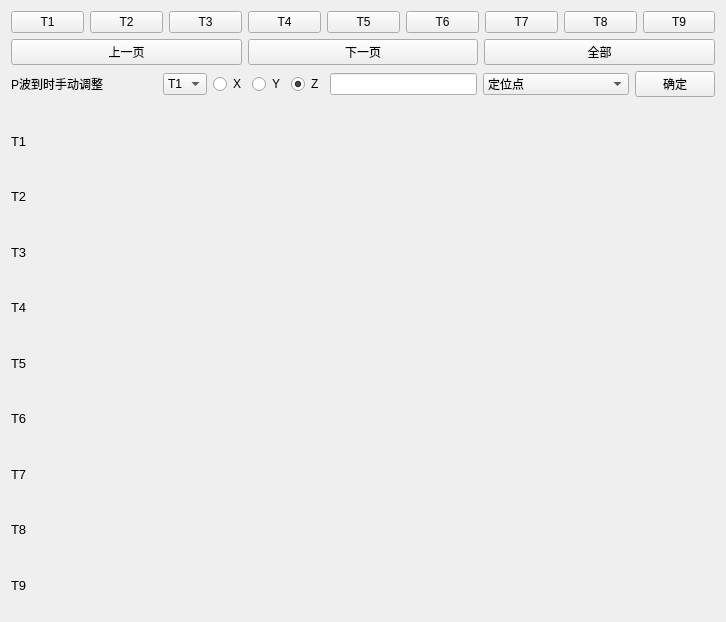
<?xml version="1.0" encoding="UTF-8"?>
<ui version="4.0">
 <class>ShowChart</class>
 <widget class="QWidget" name="ShowChart">
  <property name="enabled">
   <bool>true</bool>
  </property>
  <property name="geometry">
   <rect>
    <x>0</x>
    <y>0</y>
    <width>726</width>
    <height>622</height>
   </rect>
  </property>
  <property name="sizePolicy">
   <sizepolicy hsizetype="Expanding" vsizetype="Preferred">
    <horstretch>0</horstretch>
    <verstretch>0</verstretch>
   </sizepolicy>
  </property>
  <property name="minimumSize">
   <size>
    <width>720</width>
    <height>614</height>
   </size>
  </property>
  <property name="maximumSize">
   <size>
    <width>745</width>
    <height>622</height>
   </size>
  </property>
  <property name="windowTitle">
   <string>Form</string>
  </property>
  <layout class="QVBoxLayout" name="verticalLayout">
   <item>
    <layout class="QVBoxLayout" name="verticalLayout_2">
     <property name="sizeConstraint">
      <enum>QLayout::SetDefaultConstraint</enum>
     </property>
     <item>
      <layout class="QHBoxLayout" name="horizontalLayout_7">
       <item>
        <widget class="QPushButton" name="T1Button">
         <property name="text">
          <string>T1</string>
         </property>
        </widget>
       </item>
       <item>
        <widget class="QPushButton" name="T2Button">
         <property name="text">
          <string>T2</string>
         </property>
        </widget>
       </item>
       <item>
        <widget class="QPushButton" name="T3Button">
         <property name="text">
          <string>T3</string>
         </property>
        </widget>
       </item>
       <item>
        <widget class="QPushButton" name="T4Button">
         <property name="text">
          <string>T4</string>
         </property>
        </widget>
       </item>
       <item>
        <widget class="QPushButton" name="T5Button">
         <property name="text">
          <string>T5</string>
         </property>
        </widget>
       </item>
       <item>
        <widget class="QPushButton" name="T6Button">
         <property name="text">
          <string>T6</string>
         </property>
        </widget>
       </item>
       <item>
        <widget class="QPushButton" name="T7Button">
         <property name="text">
          <string>T7</string>
         </property>
        </widget>
       </item>
       <item>
        <widget class="QPushButton" name="T8Button">
         <property name="text">
          <string>T8</string>
         </property>
        </widget>
       </item>
       <item>
        <widget class="QPushButton" name="T9Button">
         <property name="text">
          <string>T9</string>
         </property>
        </widget>
       </item>
      </layout>
     </item>
     <item>
      <layout class="QHBoxLayout" name="horizontalLayout_8">
       <property name="bottomMargin">
        <number>0</number>
       </property>
       <item>
        <widget class="QPushButton" name="previousPage">
         <property name="text">
          <string>上一页</string>
         </property>
        </widget>
       </item>
       <item>
        <widget class="QPushButton" name="nextPage">
         <property name="text">
          <string>下一页</string>
         </property>
        </widget>
       </item>
       <item>
        <widget class="QPushButton" name="fulllScreenButton">
         <property name="text">
          <string>全部</string>
         </property>
        </widget>
       </item>
      </layout>
     </item>
     <item>
      <layout class="QHBoxLayout" name="horizontalLayout">
       <property name="bottomMargin">
        <number>10</number>
       </property>
       <item>
        <widget class="QLabel" name="promptLabel">
         <property name="sizePolicy">
          <sizepolicy hsizetype="Expanding" vsizetype="Preferred">
           <horstretch>0</horstretch>
           <verstretch>0</verstretch>
          </sizepolicy>
         </property>
         <property name="text">
          <string>P波到时手动调整</string>
         </property>
        </widget>
       </item>
       <item>
        <widget class="QComboBox" name="comboBox">
         <item>
          <property name="text">
           <string>T1</string>
          </property>
         </item>
         <item>
          <property name="text">
           <string>T2</string>
          </property>
         </item>
         <item>
          <property name="text">
           <string>T3</string>
          </property>
         </item>
         <item>
          <property name="text">
           <string>T4</string>
          </property>
         </item>
         <item>
          <property name="text">
           <string>T5</string>
          </property>
         </item>
         <item>
          <property name="text">
           <string>T6</string>
          </property>
         </item>
         <item>
          <property name="text">
           <string>T7</string>
          </property>
         </item>
         <item>
          <property name="text">
           <string>T8</string>
          </property>
         </item>
         <item>
          <property name="text">
           <string>T9</string>
          </property>
         </item>
        </widget>
       </item>
       <item>
        <widget class="QRadioButton" name="tx">
         <property name="text">
          <string>X</string>
         </property>
        </widget>
       </item>
       <item>
        <widget class="QRadioButton" name="ty">
         <property name="text">
          <string>Y</string>
         </property>
        </widget>
       </item>
       <item>
        <widget class="QRadioButton" name="tz">
         <property name="text">
          <string>Z</string>
         </property>
         <property name="checked">
          <bool>true</bool>
         </property>
        </widget>
       </item>
       <item>
        <widget class="QLineEdit" name="intputPWave">
         <property name="text">
          <string/>
         </property>
         <property name="placeholderText">
          <string/>
         </property>
        </widget>
       </item>
       <item>
        <widget class="QComboBox" name="comboBox_2">
         <property name="sizePolicy">
          <sizepolicy hsizetype="Expanding" vsizetype="Fixed">
           <horstretch>0</horstretch>
           <verstretch>0</verstretch>
          </sizepolicy>
         </property>
         <item>
          <property name="text">
           <string>定位点</string>
          </property>
         </item>
        </widget>
       </item>
       <item>
        <widget class="QPushButton" name="saveModifiedPWave">
         <property name="text">
          <string>确定</string>
         </property>
        </widget>
       </item>
      </layout>
     </item>
     <item>
      <widget class="QStackedWidget" name="stackedWidget">
       <property name="enabled">
        <bool>true</bool>
       </property>
       <property name="sizePolicy">
        <sizepolicy hsizetype="Expanding" vsizetype="Expanding">
         <horstretch>0</horstretch>
         <verstretch>0</verstretch>
        </sizepolicy>
       </property>
       <property name="minimumSize">
        <size>
         <width>650</width>
         <height>500</height>
        </size>
       </property>
       <property name="baseSize">
        <size>
         <width>500</width>
         <height>500</height>
        </size>
       </property>
       <property name="currentIndex">
        <number>9</number>
       </property>
       <widget class="QWidget" name="page1">
        <property name="sizePolicy">
         <sizepolicy hsizetype="Expanding" vsizetype="Expanding">
          <horstretch>0</horstretch>
          <verstretch>0</verstretch>
         </sizepolicy>
        </property>
        <property name="minimumSize">
         <size>
          <width>500</width>
          <height>500</height>
         </size>
        </property>
        <layout class="QVBoxLayout" name="verticalLayout_4">
         <item>
          <layout class="QGridLayout" name="gridLayout" rowstretch="0,0,0" columnstretch="0,0">
           <property name="sizeConstraint">
            <enum>QLayout::SetDefaultConstraint</enum>
           </property>
           <item row="1" column="0">
            <widget class="QLabel" name="t1">
             <property name="sizePolicy">
              <sizepolicy hsizetype="Preferred" vsizetype="Preferred">
               <horstretch>0</horstretch>
               <verstretch>0</verstretch>
              </sizepolicy>
             </property>
             <property name="text">
              <string>T1</string>
             </property>
            </widget>
           </item>
           <item row="2" column="1">
            <widget class="QLabel" name="t1Z">
             <property name="sizePolicy">
              <sizepolicy hsizetype="Preferred" vsizetype="Preferred">
               <horstretch>0</horstretch>
               <verstretch>0</verstretch>
              </sizepolicy>
             </property>
             <property name="text">
              <string>Z-垂直</string>
             </property>
            </widget>
           </item>
           <item row="0" column="1">
            <widget class="QLabel" name="t1X">
             <property name="sizePolicy">
              <sizepolicy hsizetype="Preferred" vsizetype="Preferred">
               <horstretch>0</horstretch>
               <verstretch>0</verstretch>
              </sizepolicy>
             </property>
             <property name="text">
              <string>X-东西</string>
             </property>
            </widget>
           </item>
           <item row="1" column="1">
            <widget class="QLabel" name="t1Y">
             <property name="sizePolicy">
              <sizepolicy hsizetype="Preferred" vsizetype="Preferred">
               <horstretch>0</horstretch>
               <verstretch>0</verstretch>
              </sizepolicy>
             </property>
             <property name="text">
              <string>Y-北南</string>
             </property>
            </widget>
           </item>
          </layout>
         </item>
        </layout>
       </widget>
       <widget class="QWidget" name="page2">
        <property name="sizePolicy">
         <sizepolicy hsizetype="Expanding" vsizetype="Expanding">
          <horstretch>0</horstretch>
          <verstretch>0</verstretch>
         </sizepolicy>
        </property>
        <property name="minimumSize">
         <size>
          <width>500</width>
          <height>500</height>
         </size>
        </property>
        <layout class="QVBoxLayout" name="verticalLayout_5">
         <item>
          <layout class="QGridLayout" name="gridLayout_2">
           <item row="0" column="1">
            <widget class="QLabel" name="t2X">
             <property name="text">
              <string>X-东西</string>
             </property>
            </widget>
           </item>
           <item row="1" column="1">
            <widget class="QLabel" name="t2Y">
             <property name="text">
              <string>Y-北南</string>
             </property>
            </widget>
           </item>
           <item row="1" column="0">
            <widget class="QLabel" name="t2">
             <property name="text">
              <string>T2</string>
             </property>
            </widget>
           </item>
           <item row="2" column="1">
            <widget class="QLabel" name="t2Z">
             <property name="text">
              <string>Z-垂直</string>
             </property>
            </widget>
           </item>
          </layout>
         </item>
        </layout>
       </widget>
       <widget class="QWidget" name="page3">
        <property name="sizePolicy">
         <sizepolicy hsizetype="Expanding" vsizetype="Expanding">
          <horstretch>0</horstretch>
          <verstretch>0</verstretch>
         </sizepolicy>
        </property>
        <property name="minimumSize">
         <size>
          <width>500</width>
          <height>500</height>
         </size>
        </property>
        <layout class="QVBoxLayout" name="verticalLayout_6">
         <item>
          <layout class="QGridLayout" name="gridLayout_3">
           <item row="2" column="1">
            <widget class="QLabel" name="t3Z">
             <property name="text">
              <string>Z-垂直</string>
             </property>
            </widget>
           </item>
           <item row="1" column="1">
            <widget class="QLabel" name="t3Y">
             <property name="text">
              <string>Y-北南</string>
             </property>
            </widget>
           </item>
           <item row="0" column="1">
            <widget class="QLabel" name="t3X">
             <property name="text">
              <string>X-东西</string>
             </property>
            </widget>
           </item>
           <item row="1" column="0">
            <widget class="QLabel" name="t3">
             <property name="text">
              <string>T3</string>
             </property>
            </widget>
           </item>
          </layout>
         </item>
        </layout>
       </widget>
       <widget class="QWidget" name="page4">
        <property name="sizePolicy">
         <sizepolicy hsizetype="Expanding" vsizetype="Expanding">
          <horstretch>0</horstretch>
          <verstretch>0</verstretch>
         </sizepolicy>
        </property>
        <layout class="QVBoxLayout" name="verticalLayout_7">
         <item>
          <layout class="QGridLayout" name="gridLayout_4">
           <item row="0" column="1">
            <widget class="QLabel" name="t4X">
             <property name="text">
              <string>X-东西</string>
             </property>
            </widget>
           </item>
           <item row="1" column="1">
            <widget class="QLabel" name="t4Y">
             <property name="text">
              <string>Y-北南</string>
             </property>
            </widget>
           </item>
           <item row="2" column="1">
            <widget class="QLabel" name="t4Z">
             <property name="text">
              <string>Z-垂直</string>
             </property>
            </widget>
           </item>
           <item row="1" column="0">
            <widget class="QLabel" name="t4">
             <property name="text">
              <string>T4</string>
             </property>
            </widget>
           </item>
          </layout>
         </item>
        </layout>
       </widget>
       <widget class="QWidget" name="page5">
        <property name="sizePolicy">
         <sizepolicy hsizetype="Expanding" vsizetype="Expanding">
          <horstretch>0</horstretch>
          <verstretch>0</verstretch>
         </sizepolicy>
        </property>
        <layout class="QVBoxLayout" name="verticalLayout_8">
         <item>
          <layout class="QGridLayout" name="gridLayout_5">
           <item row="2" column="2">
            <widget class="QLabel" name="t5Y">
             <property name="text">
              <string>Y-北南</string>
             </property>
            </widget>
           </item>
           <item row="2" column="0">
            <widget class="QLabel" name="t5">
             <property name="text">
              <string>T5</string>
             </property>
            </widget>
           </item>
           <item row="1" column="2">
            <widget class="QLabel" name="t5X">
             <property name="text">
              <string>X-东西</string>
             </property>
            </widget>
           </item>
           <item row="3" column="2">
            <widget class="QLabel" name="t5Z">
             <property name="text">
              <string>Z-垂直</string>
             </property>
            </widget>
           </item>
          </layout>
         </item>
        </layout>
       </widget>
       <widget class="QWidget" name="page6">
        <property name="sizePolicy">
         <sizepolicy hsizetype="Expanding" vsizetype="Expanding">
          <horstretch>0</horstretch>
          <verstretch>0</verstretch>
         </sizepolicy>
        </property>
        <layout class="QVBoxLayout" name="verticalLayout_9">
         <item>
          <layout class="QGridLayout" name="gridLayout_6">
           <item row="1" column="1">
            <widget class="QLabel" name="t6Y">
             <property name="text">
              <string>Y-北南</string>
             </property>
            </widget>
           </item>
           <item row="2" column="1">
            <widget class="QLabel" name="t6Z">
             <property name="text">
              <string>Z-垂直</string>
             </property>
            </widget>
           </item>
           <item row="1" column="0">
            <widget class="QLabel" name="t6">
             <property name="text">
              <string>T6</string>
             </property>
            </widget>
           </item>
           <item row="0" column="1">
            <widget class="QLabel" name="t6X">
             <property name="text">
              <string>X-东西</string>
             </property>
            </widget>
           </item>
          </layout>
         </item>
        </layout>
       </widget>
       <widget class="QWidget" name="page7">
        <property name="sizePolicy">
         <sizepolicy hsizetype="Expanding" vsizetype="Expanding">
          <horstretch>0</horstretch>
          <verstretch>0</verstretch>
         </sizepolicy>
        </property>
        <layout class="QVBoxLayout" name="verticalLayout_10">
         <item>
          <layout class="QGridLayout" name="gridLayout_7">
           <item row="1" column="1">
            <widget class="QLabel" name="t7Y">
             <property name="text">
              <string>Y-北南</string>
             </property>
            </widget>
           </item>
           <item row="0" column="1">
            <widget class="QLabel" name="t7X">
             <property name="text">
              <string>X-东西</string>
             </property>
            </widget>
           </item>
           <item row="1" column="0">
            <widget class="QLabel" name="t7">
             <property name="text">
              <string>T7</string>
             </property>
            </widget>
           </item>
           <item row="2" column="1">
            <widget class="QLabel" name="t7Z">
             <property name="text">
              <string>Z-垂直</string>
             </property>
            </widget>
           </item>
          </layout>
         </item>
        </layout>
       </widget>
       <widget class="QWidget" name="page8">
        <property name="sizePolicy">
         <sizepolicy hsizetype="Expanding" vsizetype="Expanding">
          <horstretch>0</horstretch>
          <verstretch>0</verstretch>
         </sizepolicy>
        </property>
        <layout class="QVBoxLayout" name="verticalLayout_11">
         <item>
          <layout class="QGridLayout" name="gridLayout_8">
           <item row="0" column="1">
            <widget class="QLabel" name="t8X">
             <property name="text">
              <string>X-东西</string>
             </property>
            </widget>
           </item>
           <item row="1" column="0">
            <widget class="QLabel" name="t8">
             <property name="text">
              <string>T8</string>
             </property>
            </widget>
           </item>
           <item row="1" column="1">
            <widget class="QLabel" name="t8Y">
             <property name="text">
              <string>Y-北南</string>
             </property>
            </widget>
           </item>
           <item row="2" column="1">
            <widget class="QLabel" name="t8Z">
             <property name="text">
              <string>Z-垂直</string>
             </property>
            </widget>
           </item>
          </layout>
         </item>
        </layout>
       </widget>
       <widget class="QWidget" name="page9">
        <property name="sizePolicy">
         <sizepolicy hsizetype="Expanding" vsizetype="Expanding">
          <horstretch>0</horstretch>
          <verstretch>0</verstretch>
         </sizepolicy>
        </property>
        <layout class="QVBoxLayout" name="verticalLayout_12">
         <item>
          <layout class="QGridLayout" name="gridLayout_9">
           <item row="1" column="0">
            <widget class="QLabel" name="t9">
             <property name="text">
              <string>T9</string>
             </property>
            </widget>
           </item>
           <item row="1" column="1">
            <widget class="QLabel" name="t9Y">
             <property name="text">
              <string>Y-北南</string>
             </property>
            </widget>
           </item>
           <item row="0" column="1">
            <widget class="QLabel" name="t9X">
             <property name="text">
              <string>X-东西</string>
             </property>
            </widget>
           </item>
           <item row="2" column="1">
            <widget class="QLabel" name="t9Z">
             <property name="text">
              <string>Z-垂直</string>
             </property>
            </widget>
           </item>
          </layout>
         </item>
        </layout>
       </widget>
       <widget class="QWidget" name="page10">
        <property name="sizePolicy">
         <sizepolicy hsizetype="Expanding" vsizetype="Expanding">
          <horstretch>0</horstretch>
          <verstretch>0</verstretch>
         </sizepolicy>
        </property>
        <property name="font">
         <font>
          <pointsize>6</pointsize>
         </font>
        </property>
        <layout class="QVBoxLayout" name="verticalLayout_13">
         <property name="spacing">
          <number>0</number>
         </property>
         <property name="leftMargin">
          <number>0</number>
         </property>
         <property name="topMargin">
          <number>0</number>
         </property>
         <property name="rightMargin">
          <number>0</number>
         </property>
         <property name="bottomMargin">
          <number>0</number>
         </property>
         <item>
          <layout class="QGridLayout" name="gridLayout_10">
           <property name="spacing">
            <number>0</number>
           </property>
           <item row="6" column="0">
            <widget class="QLabel" name="tt7">
             <property name="font">
              <font>
               <pointsize>10</pointsize>
              </font>
             </property>
             <property name="text">
              <string>T7</string>
             </property>
            </widget>
           </item>
           <item row="0" column="0">
            <widget class="QLabel" name="tt1">
             <property name="font">
              <font>
               <pointsize>10</pointsize>
              </font>
             </property>
             <property name="text">
              <string>T1</string>
             </property>
            </widget>
           </item>
           <item row="3" column="0">
            <widget class="QLabel" name="tt4">
             <property name="font">
              <font>
               <pointsize>10</pointsize>
              </font>
             </property>
             <property name="text">
              <string>T4</string>
             </property>
            </widget>
           </item>
           <item row="2" column="0">
            <widget class="QLabel" name="tt3">
             <property name="font">
              <font>
               <pointsize>10</pointsize>
              </font>
             </property>
             <property name="text">
              <string>T3</string>
             </property>
            </widget>
           </item>
           <item row="8" column="0">
            <widget class="QLabel" name="tt9">
             <property name="font">
              <font>
               <pointsize>10</pointsize>
              </font>
             </property>
             <property name="text">
              <string>T9</string>
             </property>
            </widget>
           </item>
           <item row="7" column="0">
            <widget class="QLabel" name="tt8">
             <property name="font">
              <font>
               <pointsize>10</pointsize>
              </font>
             </property>
             <property name="text">
              <string>T8</string>
             </property>
            </widget>
           </item>
           <item row="1" column="0">
            <widget class="QLabel" name="tt2">
             <property name="font">
              <font>
               <pointsize>10</pointsize>
              </font>
             </property>
             <property name="text">
              <string>T2</string>
             </property>
            </widget>
           </item>
           <item row="5" column="0">
            <widget class="QLabel" name="tt6">
             <property name="font">
              <font>
               <pointsize>10</pointsize>
              </font>
             </property>
             <property name="text">
              <string>T6</string>
             </property>
            </widget>
           </item>
           <item row="4" column="0">
            <widget class="QLabel" name="tt5">
             <property name="font">
              <font>
               <pointsize>10</pointsize>
              </font>
             </property>
             <property name="text">
              <string>T5</string>
             </property>
            </widget>
           </item>
          </layout>
         </item>
        </layout>
       </widget>
      </widget>
     </item>
    </layout>
   </item>
  </layout>
 </widget>
 <resources/>
 <connections/>
</ui>
